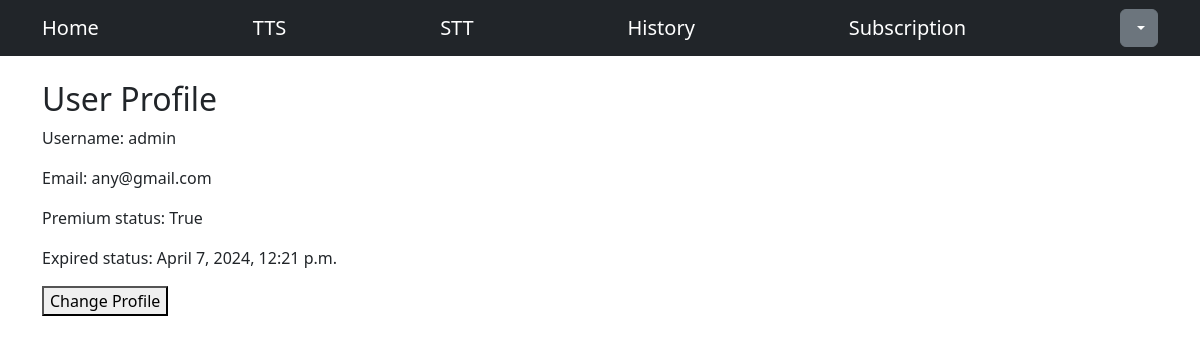
Screenshot of /users/profile/1 (signed in) with the database file from the repository.
### users/models.py (models this page shows, shortened)
class CustomUser(AbstractUser):
    is_premium = models.BooleanField(default=False)
    auth0_id = models.CharField(max_length=64)
    email = models.EmailField(max_length=64)

class Subscription(models.Model):
    user = models.ForeignKey(settings.AUTH_USER_MODEL, on_delete=models.CASCADE)
    start_date = models.DateTimeField(auto_now_add=True)
    end_date = models.DateTimeField()
    is_active = models.BooleanField(default=False)
    payment_status = models.BooleanField(default=False)

### users/views.py (the view)
class UserProfileView(View):
    model = CustomUser
    template_name = 'users/profile.html'
    form_class = UserProfileForm
    def get(self, request, *args, **kwargs):
        user_profile = CustomUser.objects.get(pk=request.user.pk)
        subscription = user_profile.subscription_set.filter(is_active=True).first()
        messages_for_user = messages.get_messages(request)
        return render(
            request,
            self.template_name,
            {
                'user_profile': user_profile,
                'messages_for_user': messages_for_user,
                'subscription': subscription
            }
        )

### users/templates/users/profile.html (shortened to what this page needs)
{% extends 'users/base.html' %}
{% block content %}
    <section class="container mt-4">
        <h2>User Profile</h2>
        {% if user_profile.username %}
            <p>Username: {{ user_profile.username }}</p>
        {% else %}
            <p>Username:
            <a href="{% url 'edit_profile' %}">Don't have one? Click the message</a>
            </p>
        {% endif %}
        <p>Email: {{ user_profile.email }}</p>
        <p>Premium status: {{ user_profile.is_premium }}</p>
        {% if subscription %}
        <p>Expired status: {{ subscription.end_date }}</p>
        {% endif %}
        <a href="{% url 'edit_profile' %}">
            <button type="button">Change Profile</button>
        </a>
    </section>
{% endblock %}

### rows the page displays
CustomUser: username "admin", email "any@gmail.com", is_premium "True"
Subscription: end_date "April 7, 2024, 12:21 p.m."
